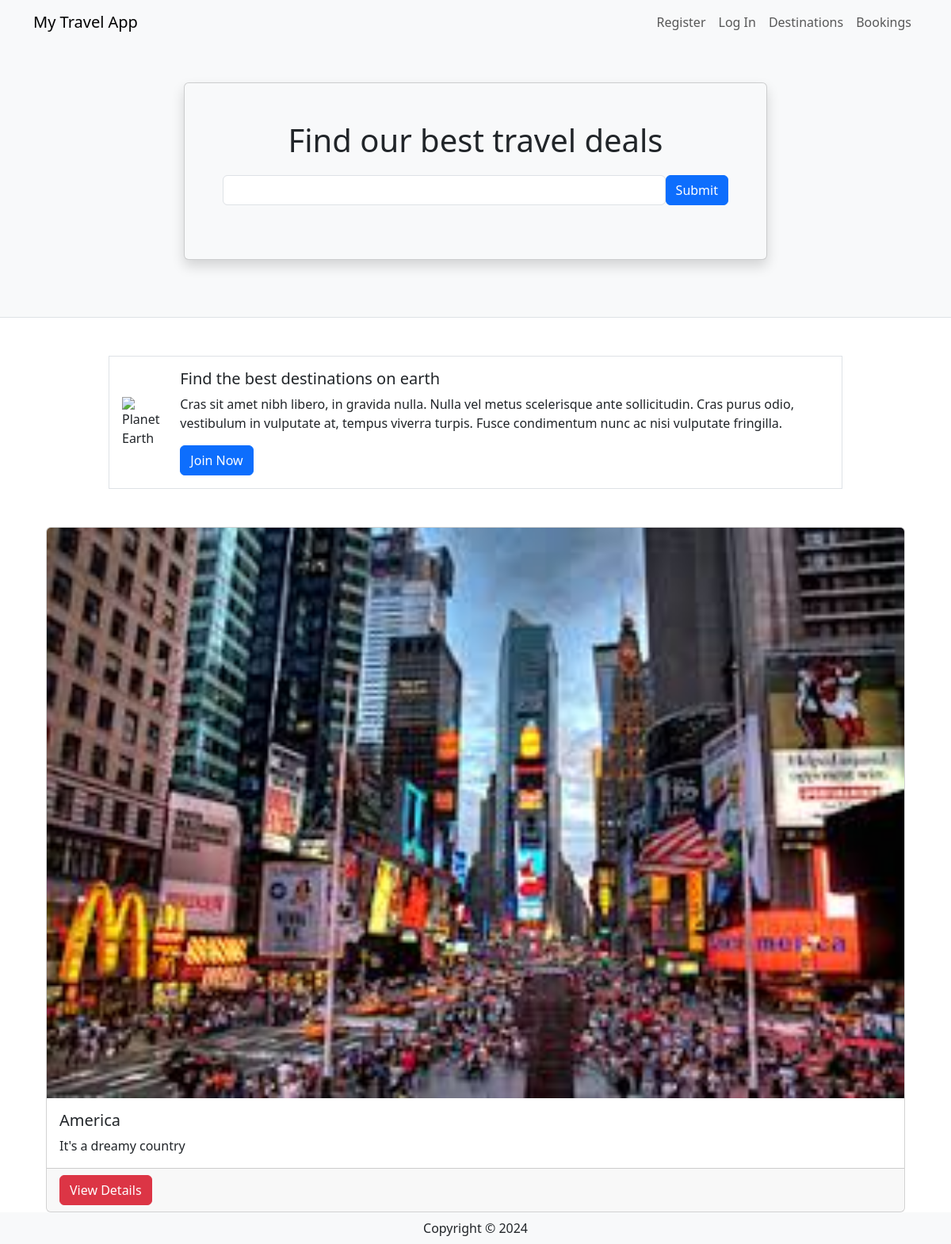
Before: / with the older database file.
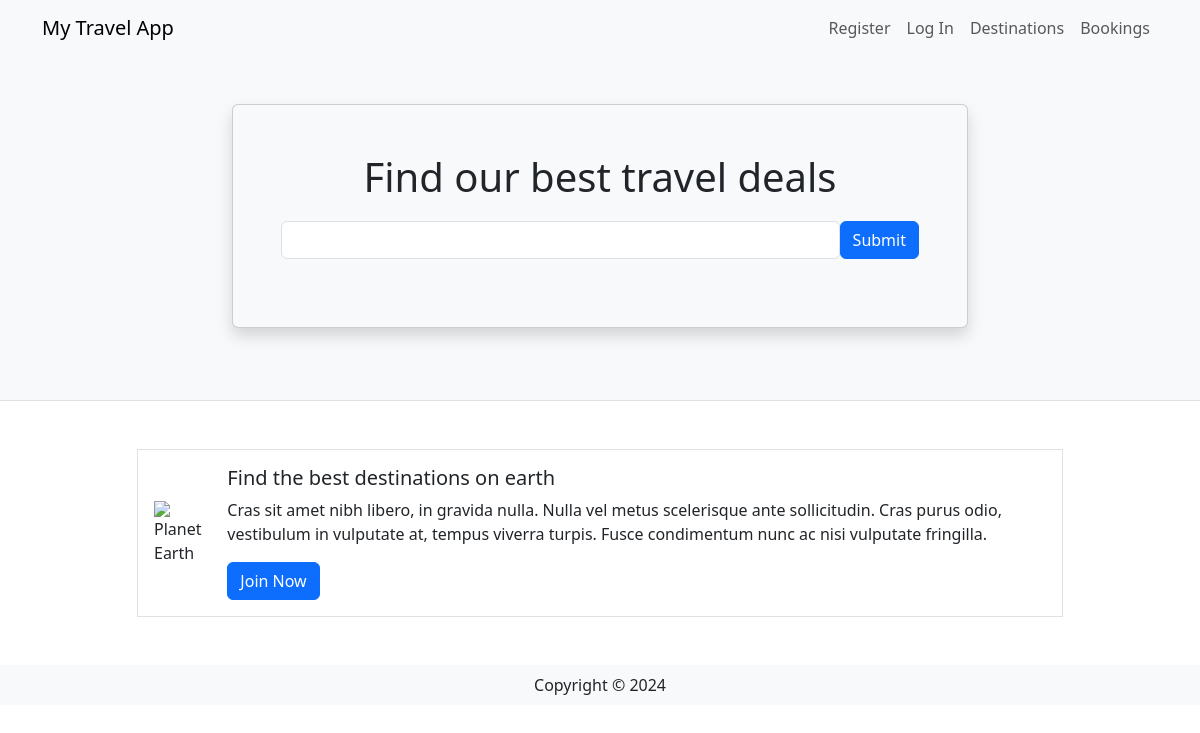
After: the same page with the newer database file.
### travel/models.py (models this page shows, shortened)
class Destination(db.Model):
    __tablename__ = 'destinations'
    id = db.Column(db.Integer, primary_key=True)
    name = db.Column(db.String(80))
    description = db.Column(db.String(200))
    image = db.Column(db.String(400))
    currency = db.Column(db.String(3))
    comments = db.relationship('Comment', backref='destination')

### travel/views.py (the view)
@mainbp.route('/')
def index():
    destinations = db.session.scalars(db.select(Destination)).all()
    return render_template('index.html', destinations=destinations)

### travel/templates/index.html
{% extends 'base.html' %}
{% block header %}
      <div class="container">
         <div class="row justify-content-center mt-5 pb-4">
            <div class="col-md-8">
               <div class="card shadow p-5 mb-5 bg-light">
                  <h1 class="text-center mb-3">Find our best travel deals</h1>
                  <form class="form-inline d-flex flex-nowrap" action="{{url_for('main.search')}}" >
                     <input type="text" name="search" class="form-control flex-grow-1 my-1 mr-sm-2" id="SearchForm">
                     <button type="submit" class="flex-shrink-1 btn btn-primary my-1">Submit</button>
                   </form>
               </div>
            </div>
         </div>
      </div>
{% endblock %}
{% block content %}
      <div class="container">
         <div class="row mt-5 mb-5 justify-content-center">
            <div class="col-md-10">
               <div class="media border p-3 d-flex justify-content-start">
                  <img class="align-self-center me-3" style="max-width:120px"
                     src="https://upload.wikimedia.org/wikipedia/commons/thumb/2/22/Earth_Western_Hemisphere_transparent_background.png/600px-Earth_Western_Hemisphere_transparent_background.png"
                     alt="Planet Earth">
                  <div class="align-self-center media-body">
                     <h5 class="mt-0">Find the best destinations on earth</h5>
                     <p class="d-none d-sm-block">Cras sit amet nibh libero, in gravida nulla. Nulla vel metus
                        scelerisque ante sollicitudin. Cras purus odio, vestibulum in vulputate at, tempus viverra
                        turpis. Fusce condimentum nunc ac nisi vulputate fringilla.</p>
                     <a href="#" class="btn btn-primary">Join Now</a>
                  </div>
               </div>
            </div>
         </div>
         <div class="card-group">
            {% for destination in destinations %}
            <div class="card mx-3">
               <img class="card-img-top"
                  src="{{ destination.image }}" alt="destination picture">
               <div class="card-body">
                  <h5 class="card-title">{{ destination.name }}</h5>
                  <p class="card-text">{{ destination.description }}</p>
               </div>
               <div class="card-footer"><a href="{{ url_for('destination.show', id=destination.id) }}" class ="btn btn-danger"> View Details </a></div>
            </div>
            {% endfor %}
         </div>
      </div>
{% endblock %}

### travel/templates/base.html (shortened to what this page needs)
<html>
<head>
   <link href="https://cdn.jsdelivr.net/npm/bootstrap@5.3.2/dist/css/bootstrap.min.css" rel="stylesheet">
</head>
<body>
   <header class="bg-light border-bottom">
      <nav class="navbar navbar-expand-lg navbar-light bg-light">
         <div class="container">
            <a href="/" class="navbar-brand">My Travel App</a>
            <div class="collapse navbar-collapse justify-content-end" id="navbarSupportedContent">
               <div class="navbar-nav ml-auto">
                  {% if current_user.is_authenticated %}
                     <a class="nav-item nav-link disabled text-muted" href="#">Welcome {{current_user.name}}</a>
                     <a class="nav-item nav-link" href="{{ url_for('auth.logout') }}">Log Out</a>
                  {% else %}
                     <a class="nav-item nav-link" href="{{ url_for('auth.register') }}">Register</a>
                     <a class="nav-item nav-link" href="{{ url_for('auth.login') }}">Log In</a>
                  {% endif %}
                  <a class="nav-item nav-link" href="{{ url_for('destination.create') }}">Destinations</a>
                  <a class="nav-item nav-link" href="#">Bookings</a>
               </div>
            </div>
         </div>
      </nav>
      {% block header %}
      {% endblock %}
   </header>
   {% block content %}
   {% endblock %}
    <footer class="footer">
        <div class="text-center py-2 bg-light">
            <span class="text-dark">Copyright &copy; {{ year }}</span>
        </div>
    </footer>
   </body>
</html>

Changed rows visible on the page:
removed Destination: image (picture), name "America", description "It's a dreamy country"
